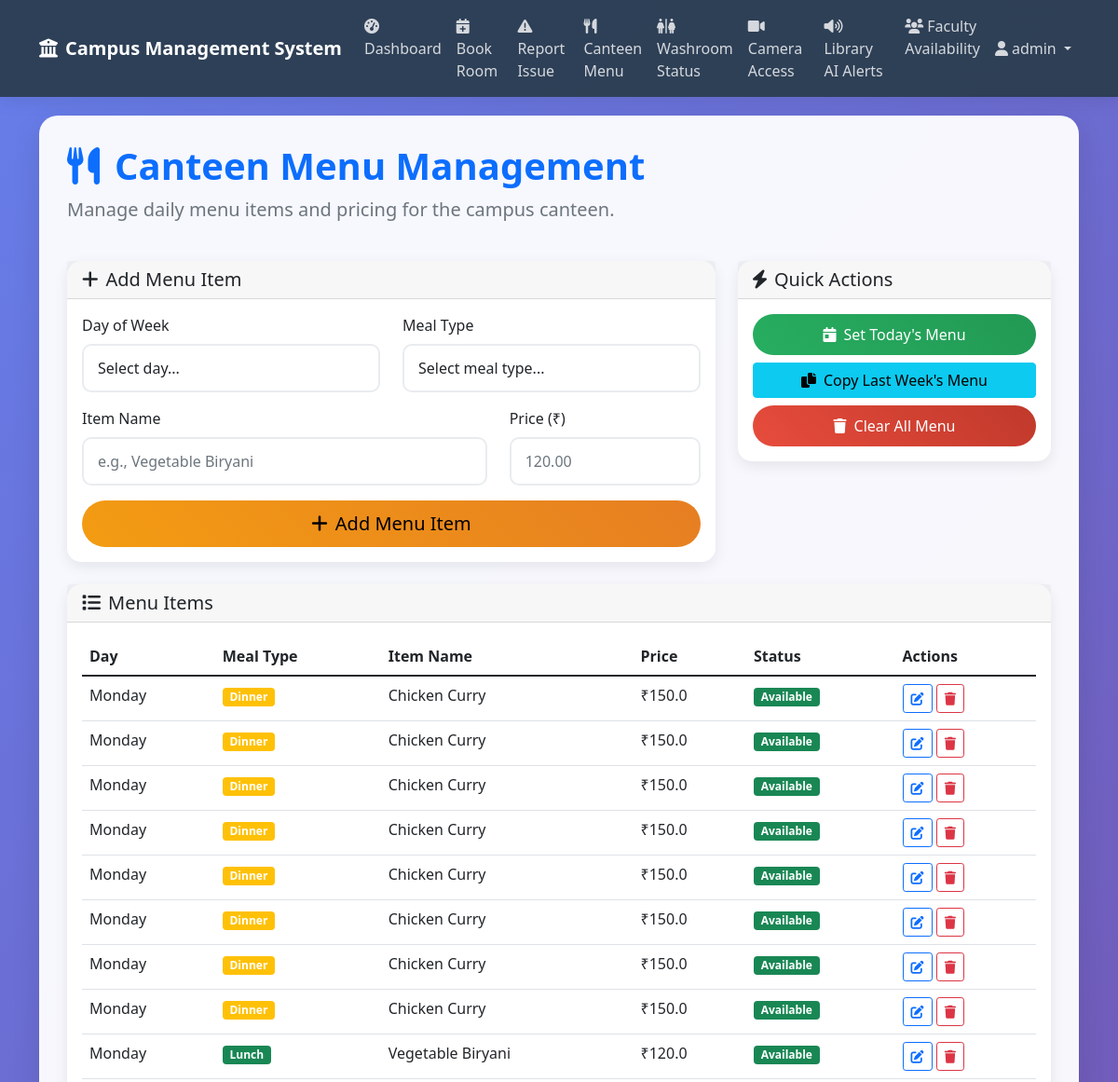
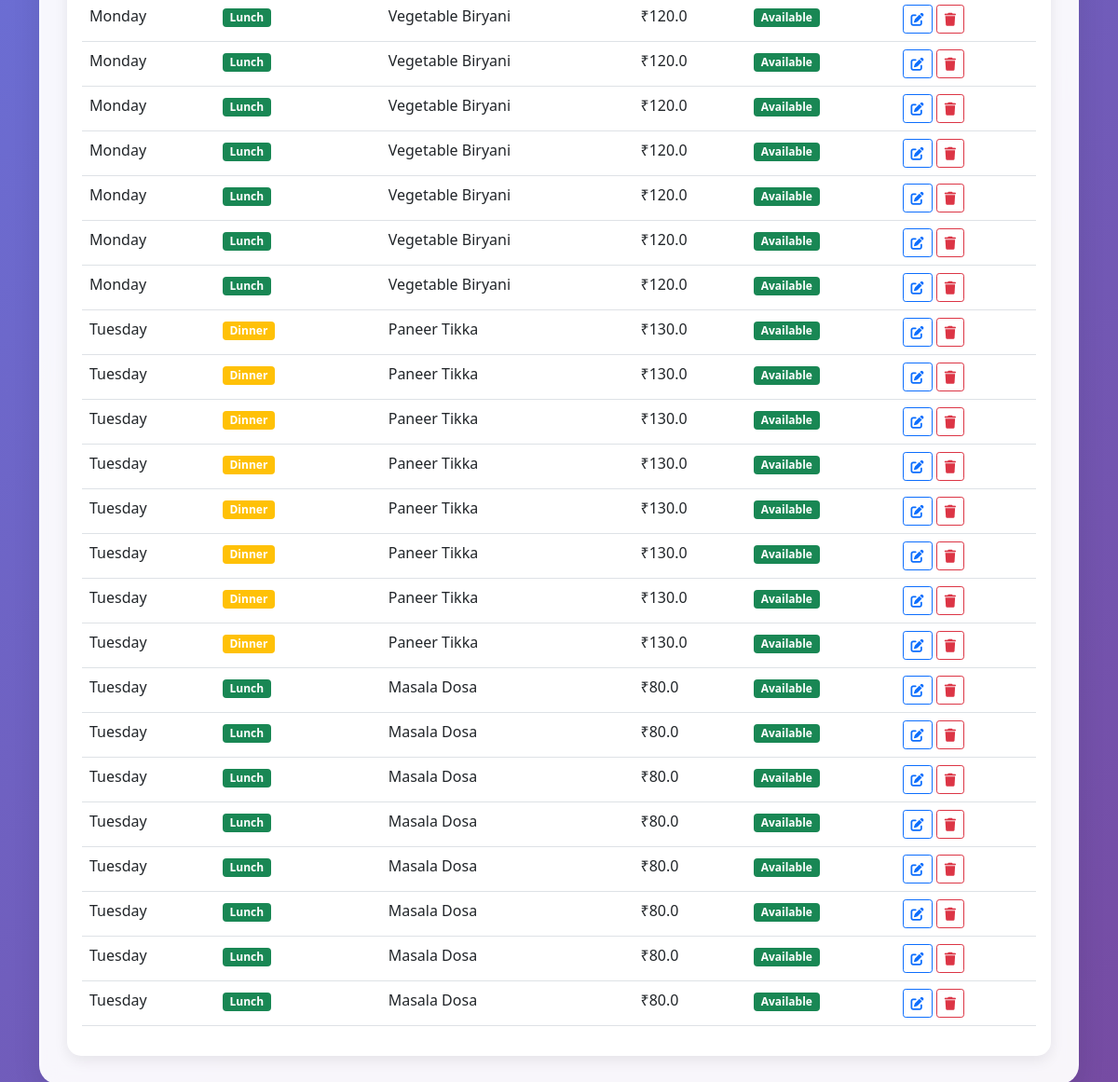
/canteen_menu (signed in), run on the app's committed database (2 pictures, top to bottom).
### tables this page shows
CREATE TABLE canteen_menu (
            id INTEGER PRIMARY KEY AUTOINCREMENT,
            day_of_week TEXT,
            meal_type TEXT,
            item_name TEXT,
            price REAL,
            available BOOLEAN DEFAULT 1
        );

### app.py (the view, shortened to what this page needs)
@app.route('/canteen_menu', methods=['GET', 'POST'])
def canteen_menu():
    if 'user_id' not in session or session['role'] not in ['chef', 'admin']:
        return redirect(url_for('login'))
    conn = get_db_connection()
    menu_items = conn.execute('SELECT * FROM canteen_menu ORDER BY day_of_week, meal_type').fetchall()
    conn.close()
    return render_template('canteen_menu.html', menu_items=menu_items)

### app.py (called while the page is built)
def get_db_connection():
    conn = sqlite3.connect('campus.db')
    conn.row_factory = sqlite3.Row
    return conn

### templates/canteen_menu.html (shortened to what this page needs)
{% extends "base.html" %}
{% block content %}
<div class="main-container">
    <div class="row mb-4">
        <div class="col-md-12">
            <h1 class="display-6 fw-bold text-primary">
                <i class="fas fa-utensils me-3"></i>Canteen Menu Management
            </h1>
            <p class="lead text-muted">Manage daily menu items and pricing for the campus canteen.</p>
        </div>
    </div>
    <div class="row mb-4">
        <div class="col-md-8">
            <div class="card">
                <div class="card-header">
                    <h5 class="card-title mb-0">
                        <i class="fas fa-plus me-2"></i>Add Menu Item
                    </h5>
                </div>
                <div class="card-body">
                    <form method="POST">
                        <div class="row">
                            <div class="col-md-6 mb-3">
                                <label for="day_of_week" class="form-label">Day of Week</label>
                                <select class="form-control" id="day_of_week" name="day_of_week" required>
                                    <option value="">Select day...</option>
                                </select>
                            </div>
                            <div class="col-md-6 mb-3">
                                <label for="meal_type" class="form-label">Meal Type</label>
                                <select class="form-control" id="meal_type" name="meal_type" required>
                                    <option value="">Select meal type...</option>
                                </select>
                            </div>
                        </div>
                        <div class="row">
                            <div class="col-md-8 mb-3">
                                <label for="item_name" class="form-label">Item Name</label>
                                <input type="text" class="form-control" id="item_name" name="item_name" placeholder="e.g., Vegetable Biryani" required>
                            </div>
                            <div class="col-md-4 mb-3">
                                <label for="price" class="form-label">Price (₹)</label>
                                <input type="number" class="form-control" id="price" name="price" min="0" step="0.01" placeholder="120.00" required>
                            </div>
                        </div>
                        <div class="d-grid">
                            <button type="submit" class="btn btn-warning btn-lg">
                                <i class="fas fa-plus me-2"></i>Add Menu Item
                            </button>
                        </div>
                    </form>
                </div>
            </div>
        </div>
        <div class="col-md-4">
            <div class="card">
                <div class="card-header">
                    <h5 class="card-title mb-0">
                        <i class="fas fa-bolt me-2"></i>Quick Actions
                    </h5>
                </div>
                <div class="card-body">
                    <div class="d-grid gap-2">
                        <button class="btn btn-success" onclick="setTodayMenu()">
                            <i class="fas fa-calendar-day me-2"></i>Set Today's Menu
                        </button>
                        <button class="btn btn-info" onclick="copyLastWeekMenu()">
                            <i class="fas fa-copy me-2"></i>Copy Last Week's Menu
                        </button>
                        <button class="btn btn-danger" onclick="clearAllMenu()">
                            <i class="fas fa-trash me-2"></i>Clear All Menu
                        </button>
                    </div>
                </div>
            </div>
        </div>
    </div>
    <div class="row">
        <div class="col-md-12">
            <div class="card">
                <div class="card-header">
                    <h5 class="card-title mb-0">
                        <i class="fas fa-list me-2"></i>Menu Items
                    </h5>
                </div>
                <div class="card-body">
                    {% if menu_items %}
                        <div class="table-responsive">
                            <table class="table table-hover">
                                <thead>
                                    <tr>
                                        <th>Day</th>
                                        <th>Meal Type</th>
                                        <th>Item Name</th>
                                        <th>Price</th>
                                        <th>Status</th>
                                        <th>Actions</th>
                                    </tr>
                                </thead>
                                <tbody>
                                    {% for item in menu_items %}
                                    <tr>
                                        <td>{{ item.day_of_week }}</td>
                                        <td>
                                            <span class="badge bg-{{ 'primary' if item.meal_type == 'breakfast' else 'success' if item.meal_type == 'lunch' else 'warning' if item.meal_type == 'dinner' else 'info' }}">
                                                {{ item.meal_type.title() }}
                                            </span>
                                        </td>
                                        <td>{{ item.item_name }}</td>
                                        <td>₹{{ item.price }}</td>
                                        <td>
                                            <span class="badge bg-{{ 'success' if item.available else 'danger' }}">
                                                {{ 'Available' if item.available else 'Unavailable' }}
                                            </span>
                                        </td>
                                        <td>
                                            <button class="btn btn-sm btn-outline-primary" onclick="editMenuItem({{ item.id }})">
                                                <i class="fas fa-edit"></i>
                                            </button>
                                            <a href="{{ url_for('delete_item', item_type='menu', item_id=item.id) }}"
                                               class="btn btn-sm btn-outline-danger"
                                               onclick="return confirm('Are you sure you want to delete this menu item?')">
                                                <i class="fas fa-trash"></i>
                                            </a>
                                        </td>
                                    </tr>
                                    {% endfor %}
                                </tbody>
                            </table>
                        </div>
                    {% else %}
                        <div class="text-center p-4">
                            <i class="fas fa-utensils fa-3x text-muted mb-3"></i>
                            <p class="text-muted">No menu items found</p>
                            <p class="text-muted">Add menu items to get started.</p>
                        </div>
                    {% endif %}
                </div>
            </div>
        </div>
    </div>
</div>
{% endblock %}

### templates/base.html (style rules this page uses)
:root { --primary-color: #2c3e50; --secondary-color: #3498db; --accent-color: #e74c3c; --success-color: #27ae60; --warning-color: #f39c12; --light-bg: #ecf0f1; }
body { background: linear-gradient(135deg, #667eea 0%, #764ba2 100%); min-height: 100vh; font-family: 'Segoe UI', Tahoma, Geneva, Verdana, sans-serif; }
.main-container { background: rgba(255,255,255,0.95); border-radius: 20px; box-shadow: 0 10px 30px rgba(0,0,0,0.1); margin: 20px auto; padding: 30px; backdrop-filter: blur(10px); }
.card { border: none; border-radius: 15px; box-shadow: 0 5px 15px rgba(0,0,0,0.08); transition: transform 0.3s ease, box-shadow 0.3s ease; }
.btn-success { background: linear-gradient(45deg, var(--success-color), #229954); border: none; border-radius: 25px; padding: 10px 25px; }
.btn-warning { background: linear-gradient(45deg, var(--warning-color), #e67e22); border: none; border-radius: 25px; padding: 10px 25px; }
.btn-danger { background: linear-gradient(45deg, var(--accent-color), #c0392b); border: none; border-radius: 25px; padding: 10px 25px; }
.form-control { border-radius: 10px; border: 2px solid #e9ecef; padding: 12px 15px; transition: all 0.3s ease; }

### data on the page
canteen_menu: day_of_week "Monday", meal_type "Dinner", item_name "Chicken Curry", price "150.0", available "Available"
canteen_menu: day_of_week "Monday", meal_type "Dinner", item_name "Chicken Curry", price "150.0", available "Available"
canteen_menu: day_of_week "Monday", meal_type "Dinner", item_name "Chicken Curry", price "150.0", available "Available"
canteen_menu: day_of_week "Monday", meal_type "Dinner", item_name "Chicken Curry", price "150.0", available "Available"
canteen_menu: day_of_week "Monday", meal_type "Dinner", item_name "Chicken Curry", price "150.0", available "Available"
canteen_menu: day_of_week "Monday", meal_type "Dinner", item_name "Chicken Curry", price "150.0", available "Available"
canteen_menu: day_of_week "Monday", meal_type "Dinner", item_name "Chicken Curry", price "150.0", available "Available"
canteen_menu: day_of_week "Monday", meal_type "Dinner", item_name "Chicken Curry", price "150.0", available "Available"
canteen_menu: day_of_week "Monday", meal_type "Lunch", item_name "Vegetable Biryani", price "120.0", available "Available"
canteen_menu: day_of_week "Monday", meal_type "Lunch", item_name "Vegetable Biryani", price "120.0", available "Available"
canteen_menu: day_of_week "Monday", meal_type "Lunch", item_name "Vegetable Biryani", price "120.0", available "Available"
canteen_menu: day_of_week "Monday", meal_type "Lunch", item_name "Vegetable Biryani", price "120.0", available "Available"
canteen_menu: day_of_week "Monday", meal_type "Lunch", item_name "Vegetable Biryani", price "120.0", available "Available"
canteen_menu: day_of_week "Monday", meal_type "Lunch", item_name "Vegetable Biryani", price "120.0", available "Available"
canteen_menu: day_of_week "Monday", meal_type "Lunch", item_name "Vegetable Biryani", price "120.0", available "Available"
canteen_menu: day_of_week "Monday", meal_type "Lunch", item_name "Vegetable Biryani", price "120.0", available "Available"
canteen_menu: day_of_week "Tuesday", meal_type "Dinner", item_name "Paneer Tikka", price "130.0", available "Available"
canteen_menu: day_of_week "Tuesday", meal_type "Dinner", item_name "Paneer Tikka", price "130.0", available "Available"
canteen_menu: day_of_week "Tuesday", meal_type "Dinner", item_name "Paneer Tikka", price "130.0", available "Available"
canteen_menu: day_of_week "Tuesday", meal_type "Dinner", item_name "Paneer Tikka", price "130.0", available "Available"
canteen_menu: day_of_week "Tuesday", meal_type "Dinner", item_name "Paneer Tikka", price "130.0", available "Available"
canteen_menu: day_of_week "Tuesday", meal_type "Dinner", item_name "Paneer Tikka", price "130.0", available "Available"
canteen_menu: day_of_week "Tuesday", meal_type "Dinner", item_name "Paneer Tikka", price "130.0", available "Available"
canteen_menu: day_of_week "Tuesday", meal_type "Dinner", item_name "Paneer Tikka", price "130.0", available "Available"
canteen_menu: day_of_week "Tuesday", meal_type "Lunch", item_name "Masala Dosa", price "80.0", available "Available"
canteen_menu: day_of_week "Tuesday", meal_type "Lunch", item_name "Masala Dosa", price "80.0", available "Available"
canteen_menu: day_of_week "Tuesday", meal_type "Lunch", item_name "Masala Dosa", price "80.0", available "Available"
canteen_menu: day_of_week "Tuesday", meal_type "Lunch", item_name "Masala Dosa", price "80.0", available "Available"
canteen_menu: day_of_week "Tuesday", meal_type "Lunch", item_name "Masala Dosa", price "80.0", available "Available"
canteen_menu: day_of_week "Tuesday", meal_type "Lunch", item_name "Masala Dosa", price "80.0", available "Available"
canteen_menu: day_of_week "Tuesday", meal_type "Lunch", item_name "Masala Dosa", price "80.0", available "Available"
canteen_menu: day_of_week "Tuesday", meal_type "Lunch", item_name "Masala Dosa", price "80.0", available "Available"

### other printed values
{{ session.username }} "admin"
